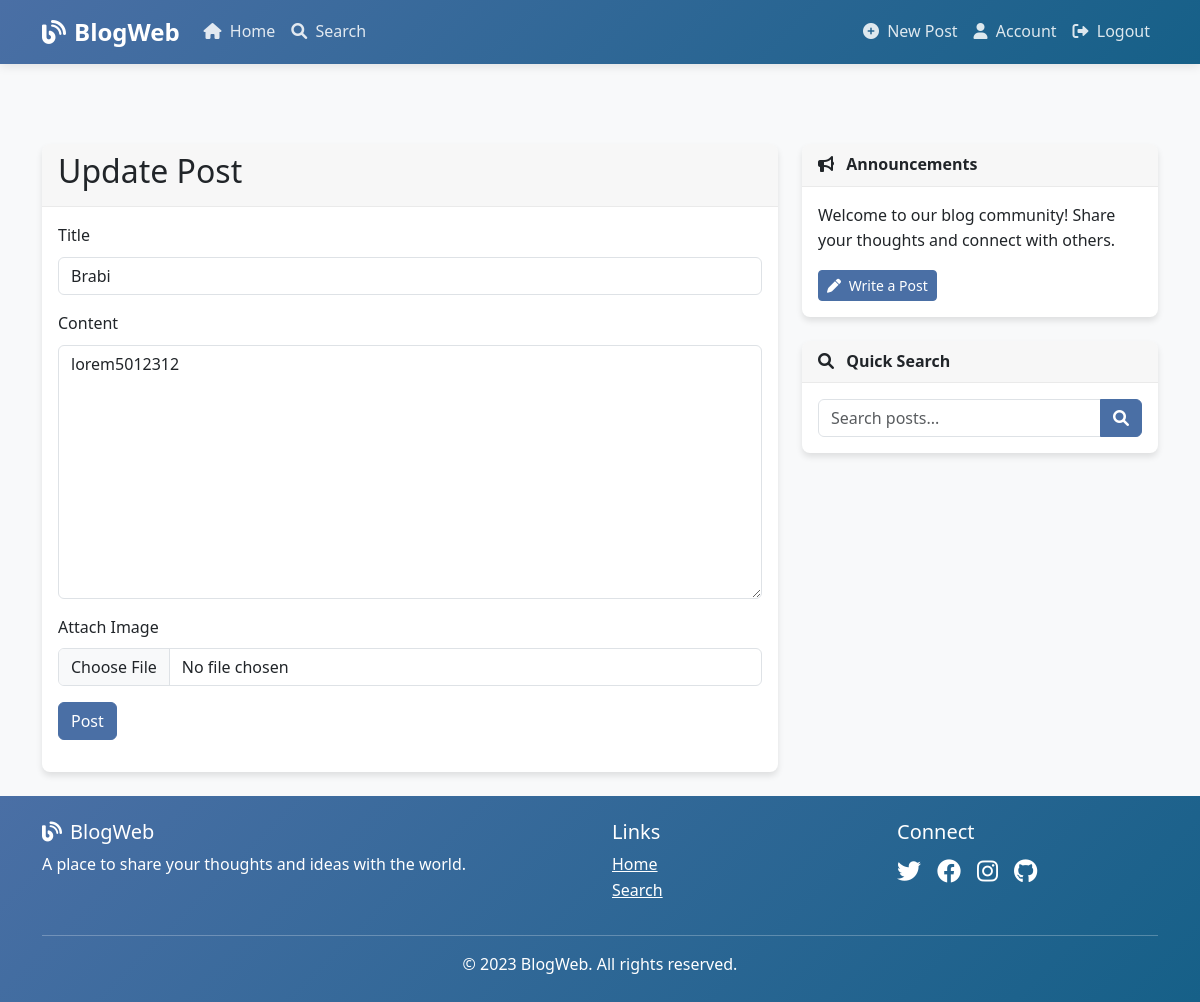
The app's page /post/2/update (signed in), older data.
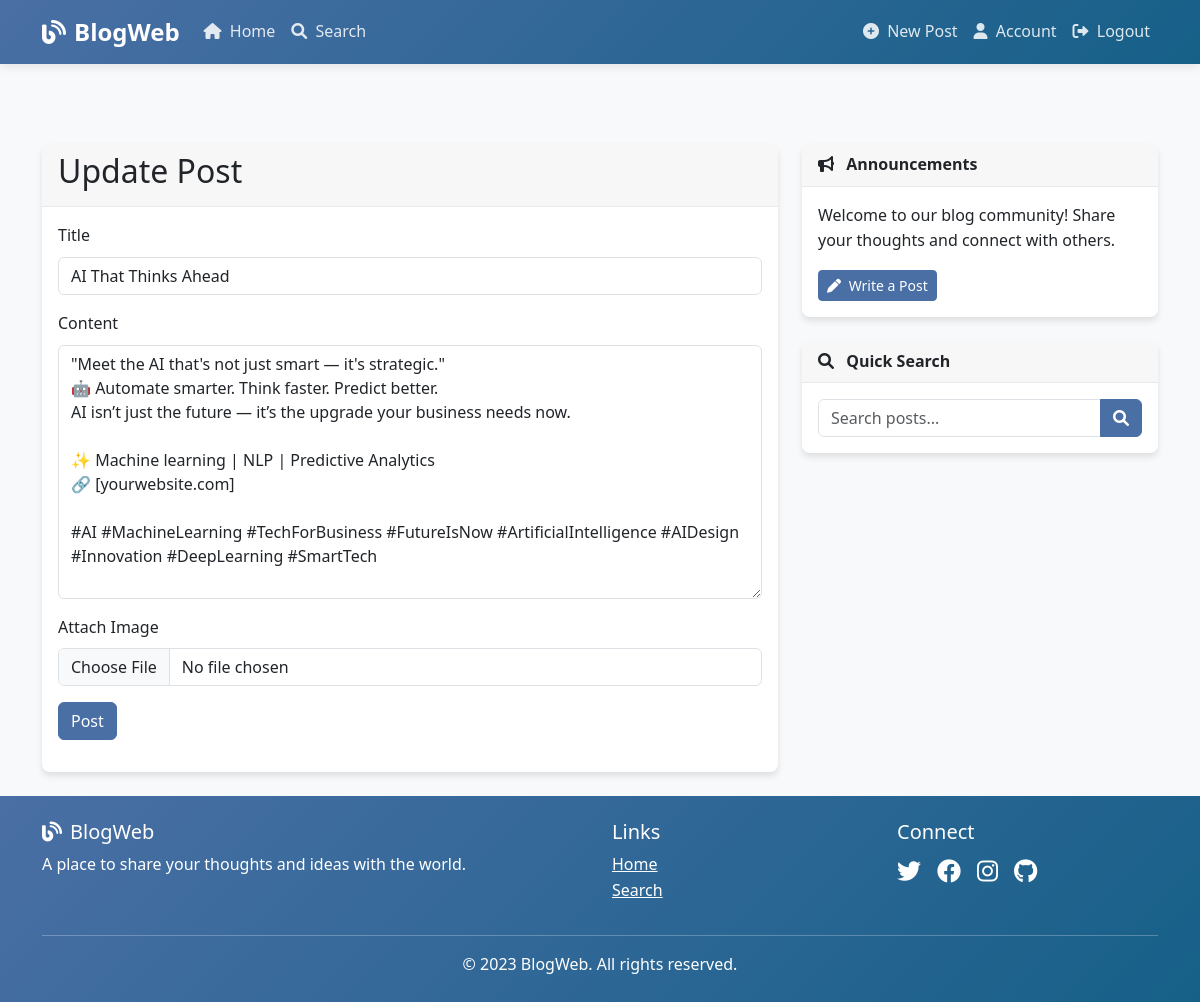
The same page, newer data.
### app/models/post.py (models this page shows, shortened)
class Post(db.Model):
    id = db.Column(db.Integer, primary_key=True)
    title = db.Column(db.String(100), nullable=False)
    content = db.Column(db.Text, nullable=False)
    image_file = db.Column(db.String(20))
    created_at = db.Column(db.DateTime, nullable=False, default=datetime.utcnow)
    user_id = db.Column(db.Integer, db.ForeignKey('user.id'), nullable=False)
    sentiment_pos = db.Column(db.Float, default=0.0)
    sentiment_neg = db.Column(db.Float, default=0.0)
    sentiment_neu = db.Column(db.Float, default=0.0)
    sentiment_compound = db.Column(db.Float, default=0.0)

### app/controllers/posts.py (the view)
@posts_bp.route('/post/<int:post_id>/update', methods=['GET', 'POST'])
@login_required
def update_post(post_id):
    post = Post.query.get_or_404(post_id)
    if post.author != current_user:
        abort(403)
    form = PostForm()
    if form.validate_on_submit():
        post.title = form.title.data
        post.content = form.content.data
        title_sentiment = analyze_sentiment(form.title.data)
        content_sentiment = analyze_sentiment(form.content.data)
        post.sentiment_pos = (title_sentiment['pos'] + content_sentiment['pos']) / 2
        post.sentiment_neg = (title_sentiment['neg'] + content_sentiment['neg']) / 2
        post.sentiment_neu = (title_sentiment['neu'] + content_sentiment['neu']) / 2
        post.sentiment_compound = (title_sentiment['compound'] + content_sentiment['compound']) / 2
        if form.picture.data:
            picture_file = save_picture(form.picture.data)
            post.image_file = picture_file
        try:
            db.session.commit()
            flash('Your post has been updated!', 'success')
            return redirect(url_for('posts.post', post_id=post.id))
        except Exception as e:
            db.session.rollback()
            flash(f'Error updating post: {str(e)}', 'danger')
    elif request.method == 'GET':
        form.title.data = post.title
        form.content.data = post.content
    return render_template('posts/edit.html', title='Update Post',
                           form=form, legend='Update Post')

### app/forms/post_forms.py
class PostForm(FlaskForm):
    title = StringField('Title', validators=[DataRequired(), Length(min=2, max=100)])
    content = TextAreaField('Content', validators=[DataRequired()])
    picture = FileField('Attach Image', validators=[FileAllowed(['jpg', 'png', 'jpeg', 'gif'])])
    submit = SubmitField('Post')

### app/models/user.py (called while the page is built)
@login_manager.user_loader
def load_user(user_id):
    return User.query.get(int(user_id))

### app/templates/posts/edit.html (shortened to what this page needs)
{% extends "base.html" %}
{% block content %}
    <div class="card">
        <div class="card-header">
            <h2>{{ legend }}</h2>
        </div>
        <div class="card-body">
            <form method="POST" action="" enctype="multipart/form-data">
                <div class="mb-3">
                    {{ form.title.label(class="form-label") }}
                    {% if form.title.errors %}
                        {{ form.title(class="form-control is-invalid") }}
                        <div class="invalid-feedback">
                            {% for error in form.title.errors %}
                                <span>{{ error }}</span>
                            {% endfor %}
                        </div>
                    {% else %}
                        {{ form.title(class="form-control") }}
                    {% endif %}
                </div>
                <div class="mb-3">
                    {{ form.content.label(class="form-label") }}
                    {% if form.content.errors %}
                        {{ form.content(class="form-control is-invalid") }}
                        <div class="invalid-feedback">
                            {% for error in form.content.errors %}
                                <span>{{ error }}</span>
                            {% endfor %}
                        </div>
                    {% else %}
                        {{ form.content(class="form-control", rows=10) }}
                    {% endif %}
                </div>
                <div class="mb-3">
                    {{ form.picture.label(class="form-label") }}
                    {{ form.picture(class="form-control") }}
                </div>
                <div class="mb-3">
                    {{ form.submit(class="btn btn-primary") }}
                </div>
            </form>
        </div>
    </div>
{% endblock content %}

Row changes from the older to the newer data that the page shows:
changed Post: title "Brabi" → "AI That Thinks Ahead"; content "lorem5012312" → "\"Meet the AI that's not just smart — it's strategic.\" 🤖 Automate smarter. Think faster. Predict better. AI isn’t just the future — it’s the upgrade your business needs now. ✨ Machine learning | NLP | Predictive Analytics 🔗 [yourwebsite.com] #AI #MachineLearning #TechForBusiness #FutureIsNow #ArtificialIntelligence #AIDesign #Innovation #DeepLearning #SmartTech"
